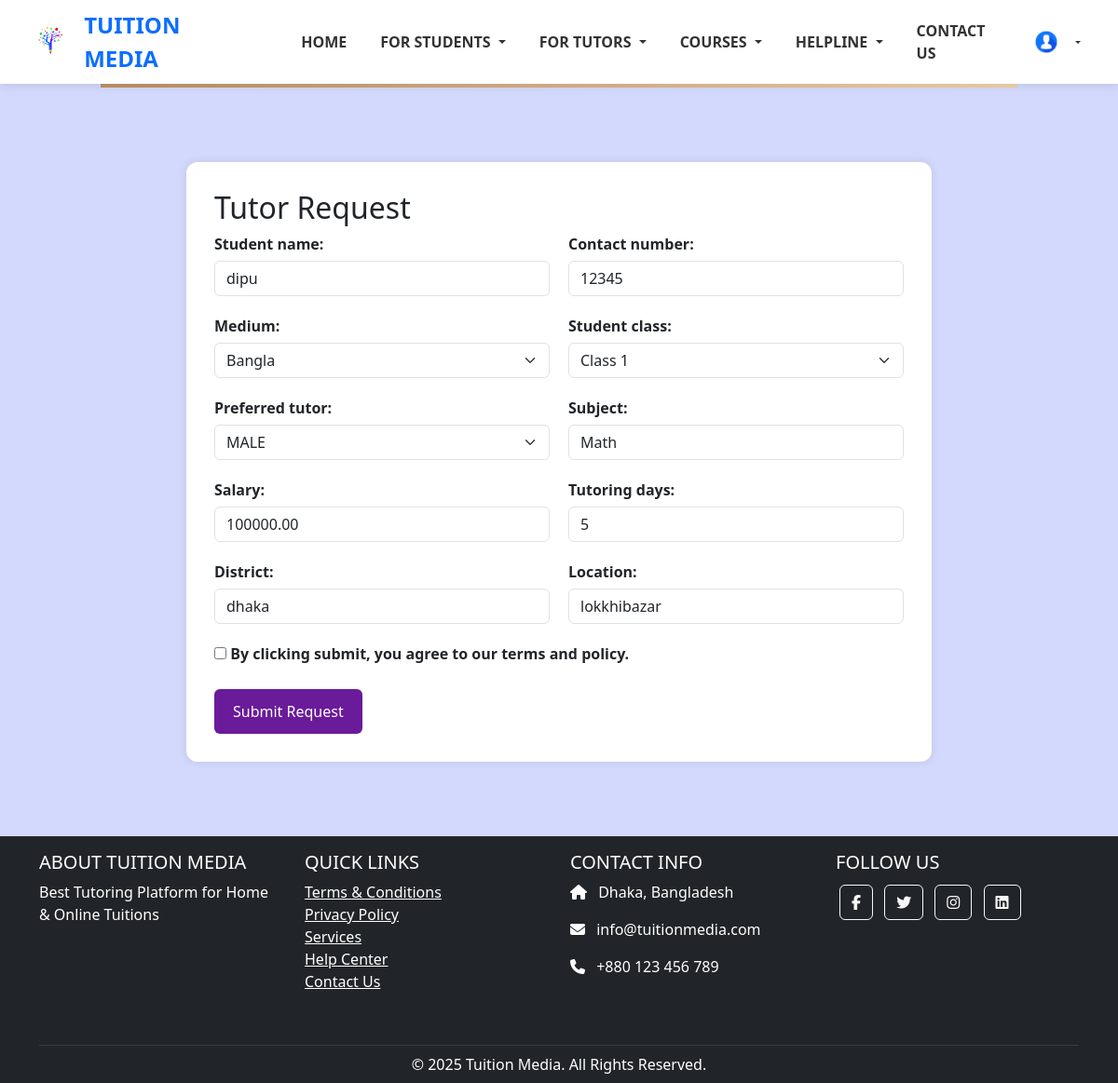
/update/2 (signed in), run on an earlier commit of the app's database.
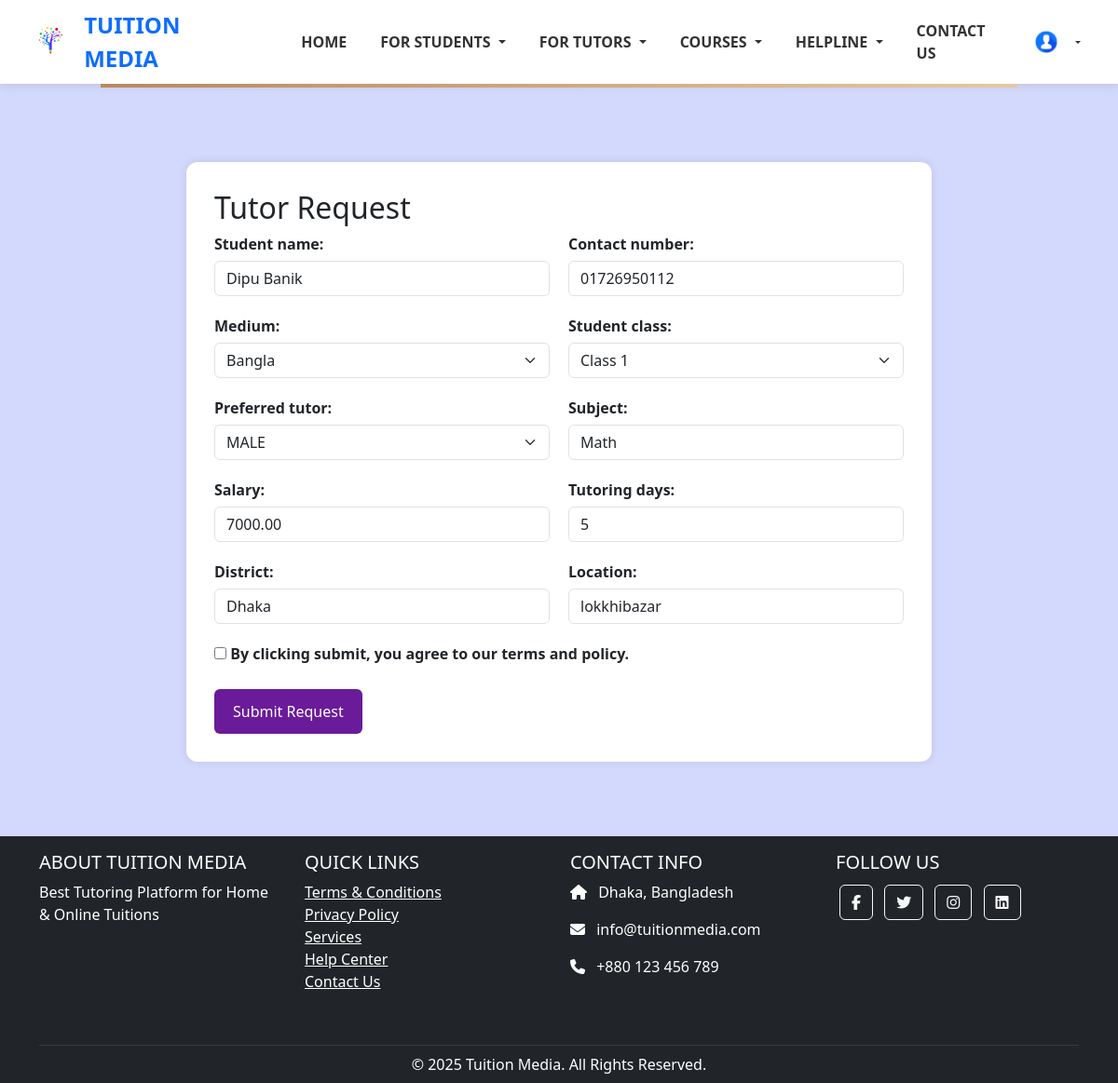
And on a later commit of the database.
### students/models.py (models this page shows, shortened)
class tutor_request_post(models.Model):
    CLASS_CHOICES = [
        ('Class 1', 'Class 1'),
        ('Class 2', 'Class 2'),
        ('Class 3', 'Class 3'),
        ('Class 4', 'Class 4'),
        ('Class 5', 'Class 5'),
        ('Class 6', 'Class 6'),
        ('Class 7', 'Class 7'),
        ('Class 8', 'Class 8'),
        ('Class 9', 'Class 9'),
        ('Class 10', 'Class 10'),
        ('HSC 1st Year', 'HSC 1st Year'),
        ('HSC 2nd Year', 'HSC 2nd Year'),
    ]
    MEDIUM_CHOICES = [
        ('Bangla', 'Bangla'),
        ('English', 'English'),
    ]
    GENDER_CHOICES = [
        ('MALE', 'MALE'),
        ('FEMALE', 'FEMALE'),
        ('MALE/FEMALE', 'MALE/FEMALE'),
    ]
    student_name = models.CharField(max_length=100)  # blank=False by default
    contact_number = models.CharField(max_length=20, blank=True, null=True)  # Optional
    medium = models.CharField(max_length=20, choices=MEDIUM_CHOICES,default='Bangla')  # Required choice
    student_class = models.CharField(max_length=30, choices=CLASS_CHOICES,default='class 10')  # Required choice
    preferred_tutor = models.CharField(max_length=20, choices=GENDER_CHOICES,default='MALE')  # Required choice
    subject = models.CharField(max_length=100, blank=True, null=True)
    salary = models.DecimalField(max_digits=10, decimal_places=2, blank=True, null=True)
    tutoring_days = models.CharField(max_length=100, blank=True, null=True)
    district = models.CharField(max_length=100, blank=True, null=True)
    location = models.CharField(max_length=100, blank=True, null=True)
    timestamp = models.DateTimeField(auto_now_add=True)

### tutors/views.py (the view)
# urls.py: path('update/<str:id>',tutors_view.update, name='update'),
def update(request, id):
    posts = tutor_request_post.objects.get(pk=id)
    form = TutorRequestForm(instance=posts)
    if request.method == 'POST':
        form = TutorRequestForm(request.POST, instance=posts)
        if form.is_valid():
            form.save()
            return redirect('find_tuitions')
    context = {'form': form}
    return render(request, 'tutors/update.html', context)

### students/forms.py
class TutorRequestForm(forms.ModelForm):
    class Meta:
        model = tutor_request_post
        fields = '__all__'
        widgets = {
            'student_name': forms.TextInput(attrs={'class': 'form-control', 'placeholder': 'Student Name'}),
            'contact_number': forms.TextInput(attrs={'class': 'form-control', 'placeholder': 'Contact Number'}),
            'medium': forms.Select(attrs={'class': 'form-select'}),
            'student_class': forms.Select(attrs={'class': 'form-select'}),
            'preferred_tutor': forms.Select(attrs={'class': 'form-select'}),
            'subject': forms.TextInput(attrs={'class': 'form-control', 'placeholder': 'Subject'}),
            'salary': forms.NumberInput(attrs={'class': 'form-control', 'placeholder': 'Expected Salary'}),
            'tutoring_days': forms.TextInput(attrs={'class': 'form-control', 'placeholder': 'Tutoring Days (e.g., Sun, Tue, Thu)'}),
            'district': forms.TextInput(attrs={'class': 'form-control', 'placeholder': 'District'}),
            'location': forms.TextInput(attrs={'class': 'form-control', 'placeholder': 'Location'}),
        }

### template/tutors/update.html (shortened to what this page needs)
{% extends 'base.html' %}
{% block content %}
<div class="form-container">
  <h2>Tutor Request</h2>
  <form method="POST">
    <div class="form-row">
      <div class="form-group">
        {{ form.student_name.label_tag }}
        {{ form.student_name }}
      </div>
      <div class="form-group">
        {{ form.contact_number.label_tag }}
        {{ form.contact_number }}
      </div>
    </div>
    <div class="form-row">
      <div class="form-group">
        {{ form.medium.label_tag }}
        {{ form.medium }}
      </div>
      <div class="form-group">
        {{ form.student_class.label_tag }}
        {{ form.student_class }}
      </div>
    </div>
    <div class="form-row">
      <div class="form-group">
        {{ form.preferred_tutor.label_tag }}
        {{ form.preferred_tutor }}
      </div>
      <div class="form-group">
        {{ form.subject.label_tag }}
        {{ form.subject }}
      </div>
    </div>
    <div class="form-row">
      <div class="form-group">
        {{ form.salary.label_tag }}
        {{ form.salary }}
      </div>
      <div class="form-group">
        {{ form.tutoring_days.label_tag }}
        {{ form.tutoring_days }}
      </div>
    </div>
    <div class="form-row">
      <div class="form-group">
        {{ form.district.label_tag }}
        {{ form.district }}
      </div>
      <div class="form-group">
        {{ form.location.label_tag }}
        {{ form.location }}
      </div>
    </div>
    <div class="checkbox-group">
      <label>
        <input type="checkbox" required>
        By clicking submit, you agree to our terms and policy.
      </label>
    </div>
    <button type="submit" class="submit-btn" name="request_tutor">Submit Request</button>
  </form>
</div>
{% endblock %}

What changed in the data, as far as the page shows it:
changed tutor_request_post "Bangla": student_name "dipu" → "Dipu Banik"; contact_number "12345" → "01726950112"; salary "100000.00" → "7000.00"; district "dhaka" → "Dhaka"
